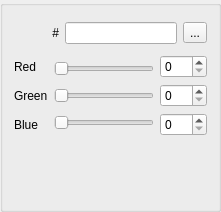
<?xml version="1.0" encoding="UTF-8"?>
<ui version="4.0">
 <class>ColorInputWidget</class>
 <widget class="QGroupBox" name="ColorInputWidget">
  <property name="geometry">
   <rect>
    <x>0</x>
    <y>0</y>
    <width>221</width>
    <height>212</height>
   </rect>
  </property>
  <layout class="QGridLayout" name="gridLayout">
   <item row="1" column="0" colspan="2">
    <widget class="QFrame" name="frame_InputMain">
     <property name="frameShape">
      <enum>QFrame::Shape::NoFrame</enum>
     </property>
     <property name="frameShadow">
      <enum>QFrame::Shadow::Raised</enum>
     </property>
     <layout class="QHBoxLayout" name="horizontalLayout_3">
      <property name="leftMargin">
       <number>0</number>
      </property>
      <property name="topMargin">
       <number>0</number>
      </property>
      <property name="rightMargin">
       <number>0</number>
      </property>
      <property name="bottomMargin">
       <number>0</number>
      </property>
      <item>
       <widget class="QFrame" name="frame_Labels">
        <property name="frameShape">
         <enum>QFrame::Shape::NoFrame</enum>
        </property>
        <property name="frameShadow">
         <enum>QFrame::Shadow::Raised</enum>
        </property>
        <layout class="QVBoxLayout" name="verticalLayout_5">
         <property name="leftMargin">
          <number>0</number>
         </property>
         <property name="topMargin">
          <number>0</number>
         </property>
         <property name="rightMargin">
          <number>0</number>
         </property>
         <property name="bottomMargin">
          <number>0</number>
         </property>
         <item>
          <widget class="QLabel" name="label_Red">
           <property name="text">
            <string>Red</string>
           </property>
          </widget>
         </item>
         <item>
          <widget class="QLabel" name="label_Green">
           <property name="text">
            <string>Green</string>
           </property>
          </widget>
         </item>
         <item>
          <widget class="QLabel" name="label_Blue">
           <property name="text">
            <string>Blue</string>
           </property>
          </widget>
         </item>
        </layout>
       </widget>
      </item>
      <item>
       <widget class="QFrame" name="frame_Sliders">
        <property name="frameShape">
         <enum>QFrame::Shape::NoFrame</enum>
        </property>
        <property name="frameShadow">
         <enum>QFrame::Shadow::Raised</enum>
        </property>
        <layout class="QVBoxLayout" name="verticalLayout_6">
         <property name="leftMargin">
          <number>0</number>
         </property>
         <property name="topMargin">
          <number>0</number>
         </property>
         <property name="rightMargin">
          <number>0</number>
         </property>
         <property name="bottomMargin">
          <number>0</number>
         </property>
         <item>
          <widget class="NoScrollSlider" name="slider_Red">
           <property name="maximum">
            <number>31</number>
           </property>
           <property name="pageStep">
            <number>4</number>
           </property>
           <property name="orientation">
            <enum>Qt::Orientation::Horizontal</enum>
           </property>
          </widget>
         </item>
         <item>
          <widget class="NoScrollSlider" name="slider_Green">
           <property name="maximum">
            <number>31</number>
           </property>
           <property name="pageStep">
            <number>4</number>
           </property>
           <property name="orientation">
            <enum>Qt::Orientation::Horizontal</enum>
           </property>
          </widget>
         </item>
         <item>
          <widget class="NoScrollSlider" name="slider_Blue">
           <property name="maximum">
            <number>31</number>
           </property>
           <property name="pageStep">
            <number>4</number>
           </property>
           <property name="orientation">
            <enum>Qt::Orientation::Horizontal</enum>
           </property>
          </widget>
         </item>
        </layout>
       </widget>
      </item>
      <item>
       <widget class="QFrame" name="frame_SpinBoxes">
        <property name="frameShape">
         <enum>QFrame::Shape::NoFrame</enum>
        </property>
        <property name="frameShadow">
         <enum>QFrame::Shadow::Raised</enum>
        </property>
        <layout class="QVBoxLayout" name="verticalLayout_7">
         <property name="leftMargin">
          <number>0</number>
         </property>
         <property name="topMargin">
          <number>0</number>
         </property>
         <property name="rightMargin">
          <number>0</number>
         </property>
         <property name="bottomMargin">
          <number>0</number>
         </property>
         <item>
          <widget class="NoScrollSpinBox" name="spinBox_Red">
           <property name="maximum">
            <number>255</number>
           </property>
           <property name="singleStep">
            <number>8</number>
           </property>
          </widget>
         </item>
         <item>
          <widget class="NoScrollSpinBox" name="spinBox_Green">
           <property name="maximum">
            <number>255</number>
           </property>
           <property name="singleStep">
            <number>8</number>
           </property>
          </widget>
         </item>
         <item>
          <widget class="NoScrollSpinBox" name="spinBox_Blue">
           <property name="maximum">
            <number>255</number>
           </property>
           <property name="singleStep">
            <number>8</number>
           </property>
          </widget>
         </item>
        </layout>
       </widget>
      </item>
     </layout>
    </widget>
   </item>
   <item row="0" column="0">
    <widget class="QFrame" name="frame_ColorDisplay">
     <property name="minimumSize">
      <size>
       <width>32</width>
       <height>32</height>
      </size>
     </property>
     <property name="maximumSize">
      <size>
       <width>32</width>
       <height>32</height>
      </size>
     </property>
     <property name="frameShadow">
      <enum>QFrame::Shadow::Raised</enum>
     </property>
    </widget>
   </item>
   <item row="2" column="0">
    <spacer name="verticalSpacer">
     <property name="orientation">
      <enum>Qt::Orientation::Vertical</enum>
     </property>
     <property name="sizeHint" stdset="0">
      <size>
       <width>20</width>
       <height>40</height>
      </size>
     </property>
    </spacer>
   </item>
   <item row="0" column="1">
    <widget class="QFrame" name="frame_InputTop">
     <property name="frameShape">
      <enum>QFrame::Shape::NoFrame</enum>
     </property>
     <property name="frameShadow">
      <enum>QFrame::Shadow::Raised</enum>
     </property>
     <layout class="QGridLayout" name="gridLayout_3">
      <property name="leftMargin">
       <number>0</number>
      </property>
      <property name="topMargin">
       <number>0</number>
      </property>
      <property name="rightMargin">
       <number>0</number>
      </property>
      <property name="bottomMargin">
       <number>0</number>
      </property>
      <item row="0" column="0">
       <widget class="QFrame" name="frame_Hex">
        <property name="frameShape">
         <enum>QFrame::Shape::NoFrame</enum>
        </property>
        <property name="frameShadow">
         <enum>QFrame::Shadow::Raised</enum>
        </property>
        <layout class="QFormLayout" name="formLayout_3">
         <property name="leftMargin">
          <number>0</number>
         </property>
         <property name="topMargin">
          <number>0</number>
         </property>
         <property name="rightMargin">
          <number>0</number>
         </property>
         <property name="bottomMargin">
          <number>0</number>
         </property>
         <item row="0" column="0">
          <widget class="QLabel" name="label_Hex">
           <property name="text">
            <string>#</string>
           </property>
           <property name="alignment">
            <set>Qt::AlignmentFlag::AlignRight|Qt::AlignmentFlag::AlignTrailing|Qt::AlignmentFlag::AlignVCenter</set>
           </property>
          </widget>
         </item>
         <item row="0" column="1">
          <widget class="QLineEdit" name="lineEdit_Hex"/>
         </item>
        </layout>
       </widget>
      </item>
      <item row="0" column="1">
       <widget class="QToolButton" name="button_Eyedrop">
        <property name="text">
         <string>...</string>
        </property>
        <property name="icon">
         <iconset resource="../resources/images.qrc">
          <normaloff>:/icons/pipette.ico</normaloff>:/icons/pipette.ico</iconset>
        </property>
       </widget>
      </item>
     </layout>
    </widget>
   </item>
  </layout>
 </widget>
 <customwidgets>
  <customwidget>
   <class>NoScrollSlider</class>
   <extends>QSlider</extends>
   <header>noscrollslider.h</header>
  </customwidget>
  <customwidget>
   <class>NoScrollSpinBox</class>
   <extends>QSpinBox</extends>
   <header>noscrollspinbox.h</header>
  </customwidget>
 </customwidgets>
 <resources>
  <include location="../resources/images.qrc"/>
 </resources>
 <connections/>
</ui>
